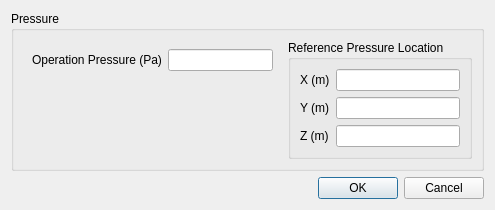
<?xml version="1.0" encoding="UTF-8"?>
<ui version="4.0">
 <class>OperatingConditionsDialog</class>
 <widget class="QDialog" name="OperatingConditionsDialog">
  <property name="geometry">
   <rect>
    <x>0</x>
    <y>0</y>
    <width>495</width>
    <height>198</height>
   </rect>
  </property>
  <property name="windowTitle">
   <string>Cell Zone Operating Conditions</string>
  </property>
  <layout class="QVBoxLayout" name="verticalLayout_2">
   <item>
    <widget class="QGroupBox" name="groupBox">
     <property name="title">
      <string>Pressure</string>
     </property>
     <layout class="QHBoxLayout" name="horizontalLayout">
      <item>
       <widget class="QWidget" name="widget" native="true">
        <layout class="QFormLayout" name="formLayout">
         <item row="0" column="0">
          <widget class="QLabel" name="label">
           <property name="text">
            <string>Operation Pressure (Pa)</string>
           </property>
          </widget>
         </item>
         <item row="0" column="1">
          <widget class="QLineEdit" name="operationPressure"/>
         </item>
        </layout>
       </widget>
      </item>
      <item>
       <widget class="QGroupBox" name="groupBox_2">
        <property name="title">
         <string>Reference Pressure Location</string>
        </property>
        <layout class="QFormLayout" name="formLayout_2">
         <item row="0" column="0">
          <widget class="QLabel" name="label_2">
           <property name="text">
            <string>X (m)</string>
           </property>
          </widget>
         </item>
         <item row="0" column="1">
          <widget class="QLineEdit" name="referencePressureLocationX"/>
         </item>
         <item row="1" column="0">
          <widget class="QLabel" name="label_3">
           <property name="text">
            <string>Y (m)</string>
           </property>
          </widget>
         </item>
         <item row="1" column="1">
          <widget class="QLineEdit" name="referencePressureLocationY"/>
         </item>
         <item row="2" column="0">
          <widget class="QLabel" name="label_4">
           <property name="text">
            <string>Z (m)</string>
           </property>
          </widget>
         </item>
         <item row="2" column="1">
          <widget class="QLineEdit" name="referencePressureLocationZ"/>
         </item>
        </layout>
       </widget>
      </item>
     </layout>
    </widget>
   </item>
   <item>
    <widget class="QDialogButtonBox" name="buttonBox">
     <property name="orientation">
      <enum>Qt::Horizontal</enum>
     </property>
     <property name="standardButtons">
      <set>QDialogButtonBox::Cancel|QDialogButtonBox::Ok</set>
     </property>
    </widget>
   </item>
  </layout>
 </widget>
 <resources/>
 <connections>
  <connection>
   <sender>buttonBox</sender>
   <signal>accepted()</signal>
   <receiver>OperatingConditionsDialog</receiver>
   <slot>accept()</slot>
   <hints>
    <hint type="sourcelabel">
     <x>248</x>
     <y>254</y>
    </hint>
    <hint type="destinationlabel">
     <x>157</x>
     <y>274</y>
    </hint>
   </hints>
  </connection>
  <connection>
   <sender>buttonBox</sender>
   <signal>rejected()</signal>
   <receiver>OperatingConditionsDialog</receiver>
   <slot>reject()</slot>
   <hints>
    <hint type="sourcelabel">
     <x>316</x>
     <y>260</y>
    </hint>
    <hint type="destinationlabel">
     <x>286</x>
     <y>274</y>
    </hint>
   </hints>
  </connection>
 </connections>
</ui>
